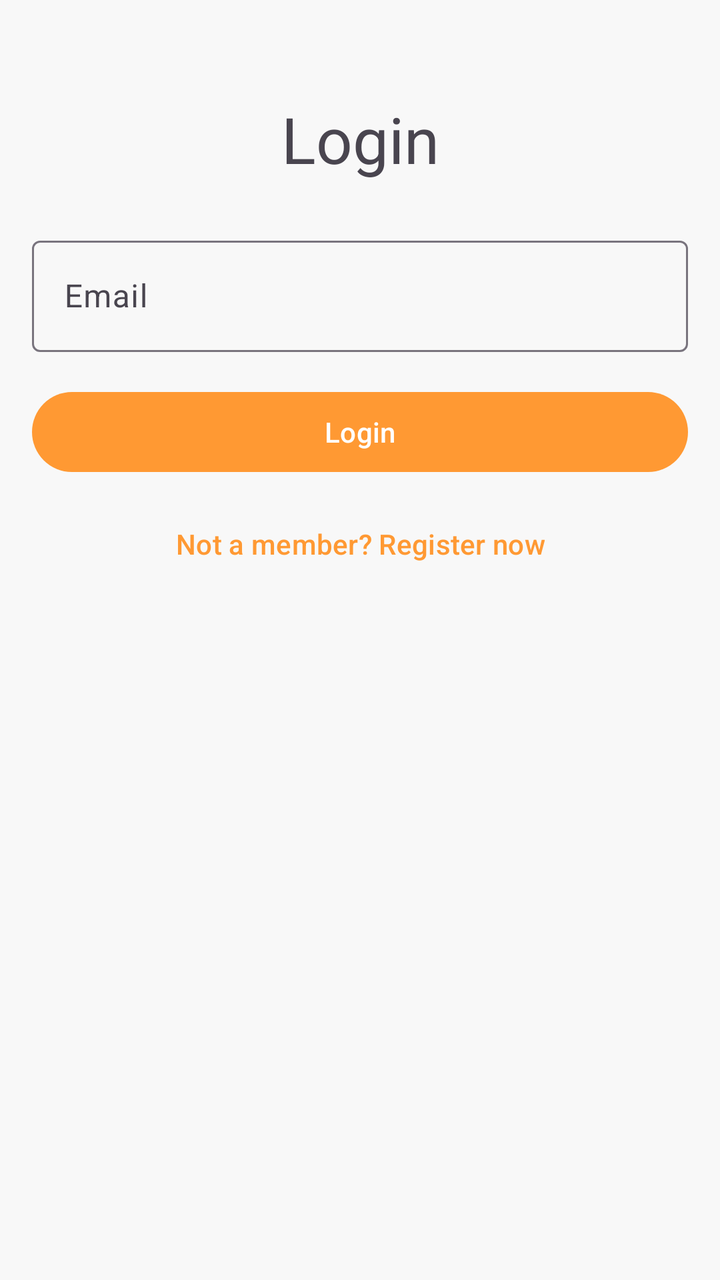
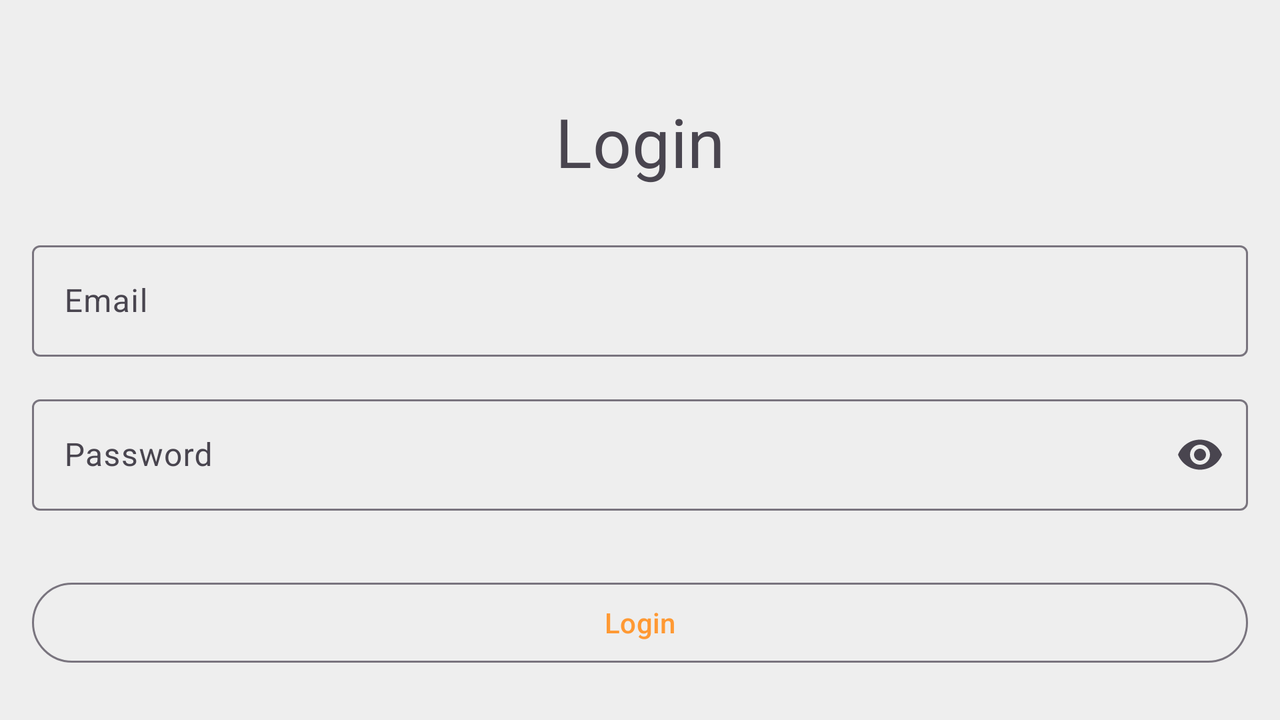

The same Android screen from two of the app's own layout files: first res/layout/ as a phone draws it, then the repository's variant for another configuration, drawn on a device whose configuration selects that folder. Both files follow.
<!-- AndroidManifest.xml: application theme Theme.MyApp -->
<!-- res/layout/activity_login.xml -->
<?xml version="1.0" encoding="utf-8"?>
<androidx.constraintlayout.widget.ConstraintLayout xmlns:android="http://schemas.android.com/apk/res/android"
    xmlns:app="http://schemas.android.com/apk/res-auto"
    android:layout_width="match_parent"
    android:layout_height="match_parent"
    android:padding="16dp">

    <TextView
        android:id="@+id/textViewLoginTitle"
        android:layout_width="wrap_content"
        android:layout_height="wrap_content"
        android:layout_marginTop="32dp"
        android:text="Login"
        android:textAppearance="@style/TextAppearance.Material3.HeadlineLarge"
        app:layout_constraintEnd_toEndOf="parent"
        app:layout_constraintStart_toStartOf="parent"
        app:layout_constraintTop_toTopOf="parent" />

    <com.google.android.material.textfield.TextInputLayout
        android:id="@+id/emailInputLayout"
        style="@style/Widget.Material3.TextInputLayout.OutlinedBox"
        android:layout_width="0dp"
        android:layout_height="wrap_content"
        android:layout_marginTop="24dp"
        android:hint="Email"
        app:layout_constraintEnd_toEndOf="parent"
        app:layout_constraintStart_toStartOf="parent"
        app:layout_constraintTop_toBottomOf="@+id/textViewLoginTitle">

        <com.google.android.material.textfield.TextInputEditText
            android:id="@+id/editTextEmail"
            android:layout_width="match_parent"
            android:layout_height="wrap_content"
            android:inputType="textEmailAddress" />
    </com.google.android.material.textfield.TextInputLayout>

    <Button
        android:id="@+id/buttonLogin"
        style="@style/Widget.Material3.Button"
        android:layout_width="0dp"
        android:layout_height="wrap_content"
        android:layout_marginTop="16dp"
        android:text="Login"
        app:layout_constraintEnd_toEndOf="parent"
        app:layout_constraintStart_toStartOf="parent"
        app:layout_constraintTop_toBottomOf="@id/emailInputLayout" />

    <Button
        android:id="@+id/buttonGoToRegister"
        style="@style/Widget.Material3.Button.TextButton"
        android:layout_width="wrap_content"
        android:layout_height="wrap_content"
        android:layout_marginTop="8dp"
        android:text="Not a member? Register now"
        app:layout_constraintEnd_toEndOf="parent"
        app:layout_constraintStart_toStartOf="parent"
        app:layout_constraintTop_toBottomOf="@id/buttonLogin" />



</androidx.constraintlayout.widget.ConstraintLayout>
<!-- resources referenced by this layout -->
<resources>
  <style name="Theme.MyApp" parent="Theme.Material3.DayNight.NoActionBar">
          <item name="colorPrimary">@color/warm_orange</item>
          <item name="colorOnPrimary">@color/white</item>
          <item name="colorPrimaryContainer">@color/light_orange</item>
          <item name="colorOnPrimaryContainer">@color/dark_orange</item>
          <item name="android:colorBackground">@color/light_cream</item>
          <item name="colorSurface">@color/white</item>
          <item name="colorOnBackground">@color/black</item>
          <item name="colorOnSurface">@color/black</item>
  
      </style>
  <color name="warm_orange">#FF9933</color>
  <color name="white">#FFFFFF</color>
  <color name="light_orange">#FFA500</color>
  <color name="dark_orange">#E68634</color>
  <color name="light_cream">#F8F8F8</color>
  <color name="black">#000000</color>
</resources>
<!-- res/layout-land/activity_login.xml (the repository's variant of the layout above) -->
<!-- drawn on the phone turned sideways -->
<?xml version="1.0" encoding="utf-8"?>
<androidx.constraintlayout.widget.ConstraintLayout xmlns:android="http://schemas.android.com/apk/res/android"
    xmlns:app="http://schemas.android.com/apk/res-auto"
    android:layout_width="match_parent"
    android:layout_height="match_parent"
    android:background="#EEEEEE"
    android:padding="16dp">

    <TextView
        android:id="@+id/textViewLogin"
        android:layout_width="wrap_content"
        android:layout_height="wrap_content"
        android:text="@string/login"
        android:textAppearance="@style/TextAppearance.MaterialComponents.Headline4"
        app:layout_constraintStart_toStartOf="parent"
        app:layout_constraintEnd_toEndOf="parent"
        app:layout_constraintTop_toTopOf="parent"
        android:layout_marginTop="32dp"/>

    <com.google.android.material.textfield.TextInputLayout
        android:id="@+id/emailInputLayout"
        style="@style/Widget.Material3.TextInputLayout.OutlinedBox"
        android:layout_width="0dp"
        android:layout_height="wrap_content"
        android:hint="@string/email"
        app:layout_constraintStart_toStartOf="parent"
        app:layout_constraintEnd_toEndOf="parent"
        app:layout_constraintTop_toBottomOf="@id/textViewLogin"
        android:layout_marginTop="24dp">

        <com.google.android.material.textfield.TextInputEditText
            android:id="@+id/editTextEmail"
            android:layout_width="match_parent"
            android:layout_height="wrap_content"
            android:inputType="textEmailAddress" />
    </com.google.android.material.textfield.TextInputLayout>

    <com.google.android.material.textfield.TextInputLayout
        android:id="@+id/passwordInputLayout"
        style="@style/Widget.Material3.TextInputLayout.OutlinedBox"
        android:layout_width="0dp"
        android:layout_height="wrap_content"
        android:hint="@string/password"
        app:endIconMode="password_toggle"
        app:layout_constraintStart_toStartOf="parent"
        app:layout_constraintEnd_toEndOf="parent"
        app:layout_constraintTop_toBottomOf="@id/emailInputLayout"
        android:layout_marginTop="16dp">

        <com.google.android.material.textfield.TextInputEditText
            android:id="@+id/editTextPassword"
            android:layout_width="match_parent"
            android:layout_height="wrap_content"
            android:inputType="textPassword" />
    </com.google.android.material.textfield.TextInputLayout>

    <com.google.android.material.button.MaterialButton
        android:id="@+id/buttonLogin"
        style="@style/Widget.Material3.Button.OutlinedButton"
        android:layout_width="0dp"
        android:layout_height="wrap_content"
        android:text="@string/login"
        app:layout_constraintStart_toStartOf="parent"
        app:layout_constraintEnd_toEndOf="parent"
        app:layout_constraintTop_toBottomOf="@id/passwordInputLayout"
        android:layout_marginTop="32dp"/>

    <TextView
        android:id="@+id/buttonGoToRegister"
        android:layout_width="wrap_content"
        android:layout_height="wrap_content"
        android:text="@string/register"
        android:textColor="@color/design_default_color_on_primary"
        app:layout_constraintStart_toStartOf="parent"
        app:layout_constraintEnd_toEndOf="parent"
        app:layout_constraintTop_toBottomOf="@id/buttonLogin"
        android:layout_marginTop="16dp"/>

</androidx.constraintlayout.widget.ConstraintLayout>
<!-- resources referenced by the variant -->
<!-- as the phone turned sideways resolves them -->
<resources>
  <string name="email">Email</string>
  <string name="login">Login</string>
  <string name="password">Password</string>
  <string name="register">Register</string>
  <style name="Theme.MyApp" parent="Theme.Material3.DayNight.NoActionBar">
          <item name="colorPrimary">@color/warm_orange</item>
          <item name="colorOnPrimary">@color/white</item>
          <item name="colorPrimaryContainer">@color/light_orange</item>
          <item name="colorOnPrimaryContainer">@color/dark_orange</item>
          <item name="android:colorBackground">@color/light_cream</item>
          <item name="colorSurface">@color/white</item>
          <item name="colorOnBackground">@color/black</item>
          <item name="colorOnSurface">@color/black</item>
  
      </style>
  <color name="warm_orange">#FF9933</color>
  <color name="white">#FFFFFF</color>
  <color name="light_orange">#FFA500</color>
  <color name="dark_orange">#E68634</color>
  <color name="light_cream">#F8F8F8</color>
  <color name="black">#000000</color>
</resources>
